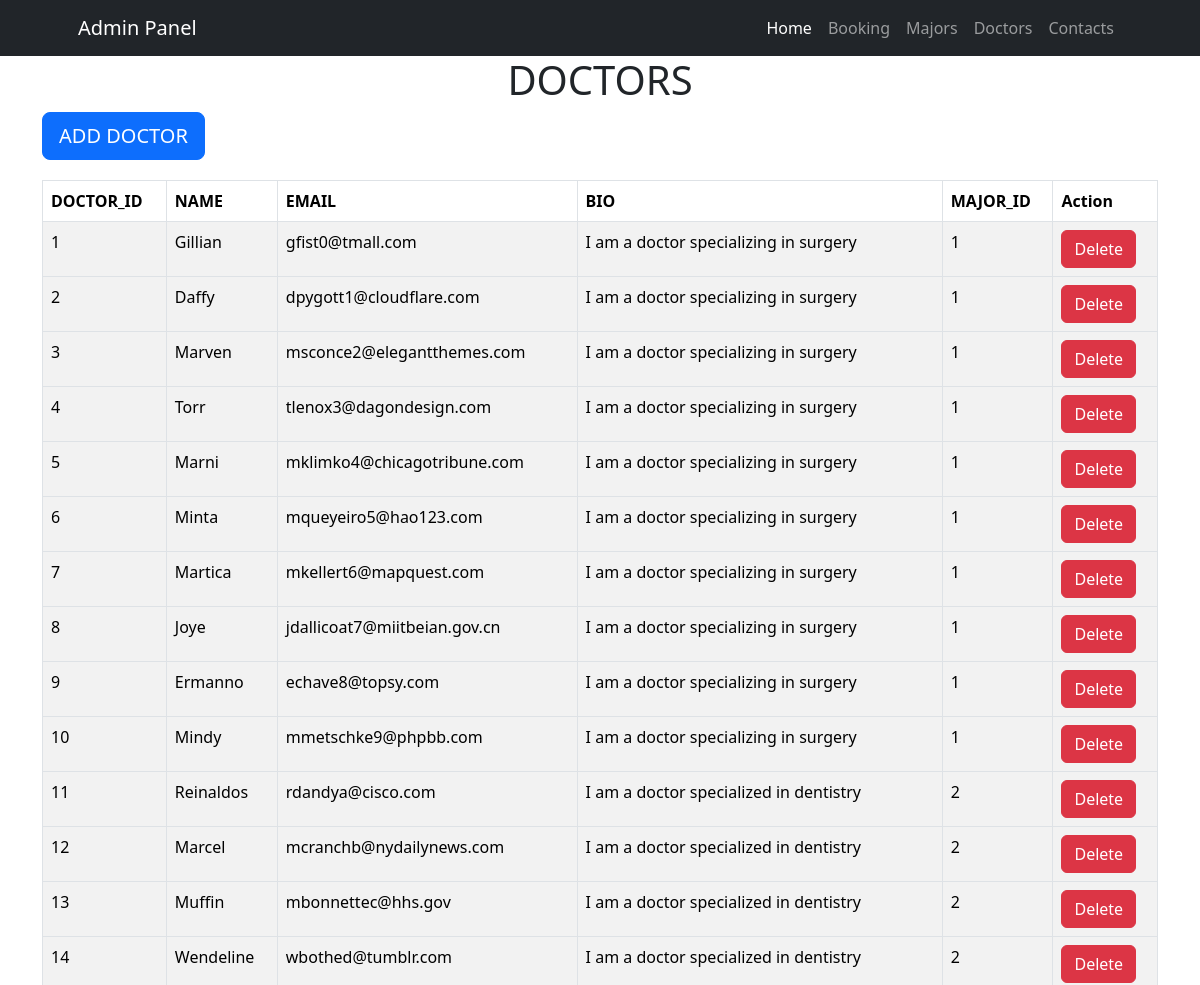
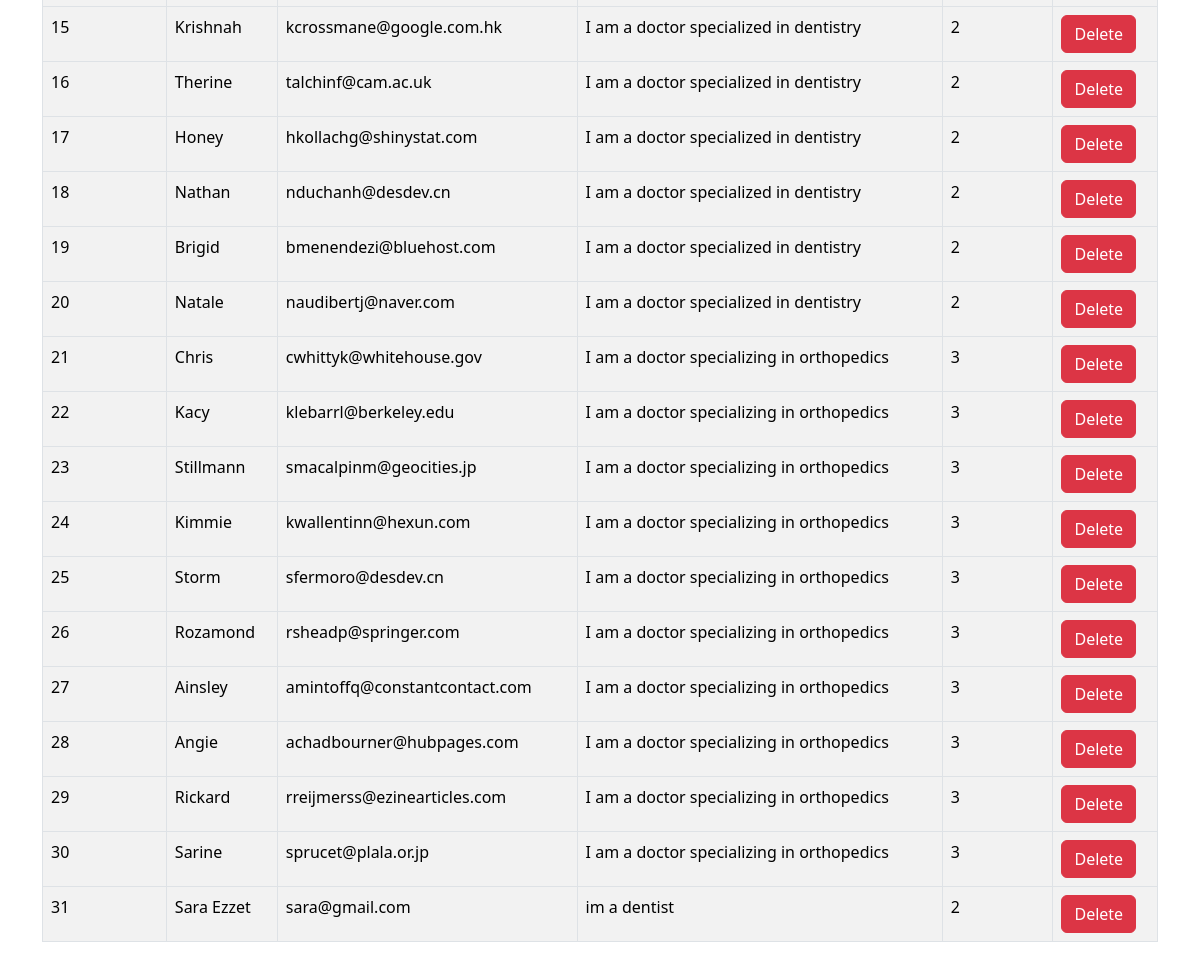
The app's page /admin/doctors.php with its own data (2 pictures, top to bottom).
### tables this page shows
CREATE TABLE `doctors` (
  `id` int NOT NULL,
  `name` varchar(255) DEFAULT NULL,
  `email` varchar(255) DEFAULT NULL,
  `bio` varchar(300) DEFAULT NULL,
  `password` varchar(255) DEFAULT NULL,
  `major_id` int NOT NULL,
  `image` varchar(255) DEFAULT NULL
);

### clinic/handlers.php (called while the page is built, shortened)
<?php
class DB
{
    public $connection;
    public function __construct()
    {
        try {
            $this->connection = new PDO("mysql:host=localhost;dbname=php_clinic" ,"root","");
            $this->connection->setAttribute(PDO::ATTR_DEFAULT_FETCH_MODE, PDO::FETCH_ASSOC);
        } catch (Throwable $e) {
            die($e->getMessage());
        }
    }
    public function getData($table, $columns = "*", $condition = true)
    {
        $query = "SELECT $columns FROM $table WHERE $condition";
        $data = $this->connection->query($query);
        return $data->fetchAll();
    }
}

### admin/doctors.php (the view, shortened to what this page needs)
<?php require_once'./inc/navbar.php'; ?>
<!DOCTYPE html>
<html lang="en">
<head>
    <link rel="stylesheet" href="css/all.min.css">
    <link rel="stylesheet" href="css/bootstrap.min.css">
</head>
<body>
    <div class="container">
        <h1 class="page-header text-center">DOCTORS</h1>
<a href="adddoc.php" class="btn btn-primary btn-lg">ADD DOCTOR</a>
        <div class="row">
        <?php
            $join=new DB();
            $data=$join->getData('doctors');
        ?>
        <div class="col-12">
            <table class="table table-bordered table-striped" style="margin-top:20px;">
                <thead>
                    <th>DOCTOR_ID</th>
                    <th>NAME</th>
                    <th>EMAIL</th>
                    <th>BIO</th>
                    <th>MAJOR_ID</th>
                    <th>Action</th>
                </thead>
                <?php foreach($data as $k => $v) : ?>
                <tbody>
                    <tr>
                        <td><?php echo $v['id']; ?></td>
                        <td><?php echo $v['name']; ?></td>
                        <td><?php echo $v['email']; ?></td>
                        <td><?php echo $v['bio']; ?></td>
                        <td><?php echo $v['major_id']; ?></td>
                        <td>
                            <a href="deletedoc.php?id=<?php echo $v['id'];?>" class="btn btn-danger">Delete</a>
                        </td>
                    </tr>
                </tbody>
                <?php endforeach; ?>
            </table>
        </div>
    </div>
    </div>
</body>
</html>

### records on screen
doctors: id "1", name "Gillian", email "gfist0@tmall.com", bio "I am a doctor specializing in surgery", major "1"
doctors: id "2", name "Daffy", email "dpygott1@cloudflare.com", bio "I am a doctor specializing in surgery", major "1"
doctors: id "3", name "Marven", email "msconce2@elegantthemes.com", bio "I am a doctor specializing in surgery", major "1"
doctors: id "4", name "Torr", email "tlenox3@dagondesign.com", bio "I am a doctor specializing in surgery", major "1"
doctors: id "5", name "Marni", email "mklimko4@chicagotribune.com", bio "I am a doctor specializing in surgery", major "1"
doctors: id "6", name "Minta", email "mqueyeiro5@hao123.com", bio "I am a doctor specializing in surgery", major "1"
doctors: id "7", name "Martica", email "mkellert6@mapquest.com", bio "I am a doctor specializing in surgery", major "1"
doctors: id "8", name "Joye", email "jdallicoat7@miitbeian.gov.cn", bio "I am a doctor specializing in surgery", major "1"
doctors: id "9", name "Ermanno", email "echave8@topsy.com", bio "I am a doctor specializing in surgery", major "1"
doctors: id "10", name "Mindy", email "mmetschke9@phpbb.com", bio "I am a doctor specializing in surgery", major "1"
doctors: id "11", name "Reinaldos", email "rdandya@cisco.com", bio "I am a doctor specialized in dentistry", major "2"
doctors: id "12", name "Marcel", email "mcranchb@nydailynews.com", bio "I am a doctor specialized in dentistry", major "2"
doctors: id "13", name "Muffin", email "mbonnettec@hhs.gov", bio "I am a doctor specialized in dentistry", major "2"
doctors: id "14", name "Wendeline", email "wbothed@tumblr.com", bio "I am a doctor specialized in dentistry", major "2"
doctors: id "15", name "Krishnah", email "kcrossmane@google.com.hk", bio "I am a doctor specialized in dentistry", major "2"
doctors: id "16", name "Therine", email "talchinf@cam.ac.uk", bio "I am a doctor specialized in dentistry", major "2"
doctors: id "17", name "Honey", email "hkollachg@shinystat.com", bio "I am a doctor specialized in dentistry", major "2"
doctors: id "18", name "Nathan", email "nduchanh@desdev.cn", bio "I am a doctor specialized in dentistry", major "2"
doctors: id "19", name "Brigid", email "bmenendezi@bluehost.com", bio "I am a doctor specialized in dentistry", major "2"
doctors: id "20", name "Natale", email "naudibertj@naver.com", bio "I am a doctor specialized in dentistry", major "2"
doctors: id "21", name "Chris", email "cwhittyk@whitehouse.gov", bio "I am a doctor specializing in orthopedics", major "3"
doctors: id "22", name "Kacy", email "klebarrl@berkeley.edu", bio "I am a doctor specializing in orthopedics", major "3"
doctors: id "23", name "Stillmann", email "smacalpinm@geocities.jp", bio "I am a doctor specializing in orthopedics", major "3"
doctors: id "24", name "Kimmie", email "kwallentinn@hexun.com", bio "I am a doctor specializing in orthopedics", major "3"
doctors: id "25", name "Storm", email "sfermoro@desdev.cn", bio "I am a doctor specializing in orthopedics", major "3"
doctors: id "26", name "Rozamond", email "rsheadp@springer.com", bio "I am a doctor specializing in orthopedics", major "3"
doctors: id "27", name "Ainsley", email "amintoffq@constantcontact.com", bio "I am a doctor specializing in orthopedics", major "3"
doctors: id "28", name "Angie", email "achadbourner@hubpages.com", bio "I am a doctor specializing in orthopedics", major "3"
doctors: id "29", name "Rickard", email "rreijmerss@ezinearticles.com", bio "I am a doctor specializing in orthopedics", major "3"
doctors: id "30", name "Sarine", email "sprucet@plala.or.jp", bio "I am a doctor specializing in orthopedics", major "3"
doctors: id "31", name "Sara Ezzet", email "sara@gmail.com", bio "im a dentist", major "2"
